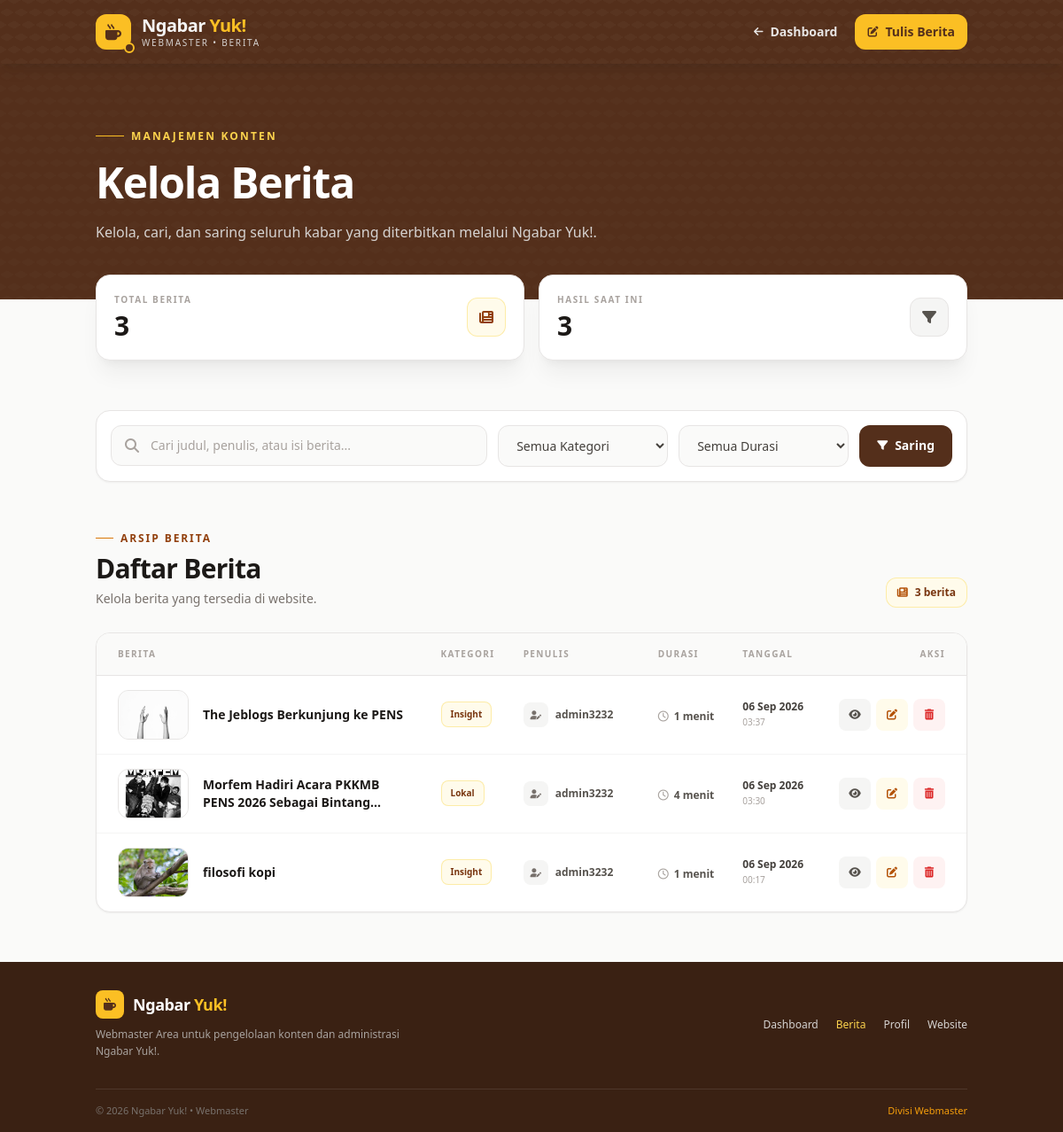
/webmasters/berita/index.php (signed in), run on the app's committed database.
### tables this page shows
CREATE TABLE IF NOT EXISTS `berita` (
  `id` int NOT NULL AUTO_INCREMENT,
  `judul` varchar(255) NOT NULL,
  `kategori` varchar(50) NOT NULL,
  `penulis` varchar(100) NOT NULL,
  `konten` text NOT NULL,
  `gambar` varchar(255) DEFAULT NULL,
  `read_time` int NOT NULL DEFAULT '1',
  `tanggal` timestamp NULL DEFAULT CURRENT_TIMESTAMP,
  PRIMARY KEY (`id`)
);

### webmasters/berita/index.php (the view, shortened to what the rows shown need)
<?php
require_once '../../config.php';
$query = "SELECT * FROM berita WHERE 1=1";
$query .= " ORDER BY id DESC";
$stmt = mysqli_prepare($conn, $query);
mysqli_stmt_execute($stmt);
$result = mysqli_stmt_get_result($stmt);
$jumlahHasil = mysqli_num_rows($result);
?>
<!DOCTYPE html>
<html lang="id">
<head>
    <script src="https://cdn.tailwindcss.com"></script>
    <link
        rel="stylesheet"
        href="https://cdnjs.cloudflare.com/ajax/libs/font-awesome/6.4.0/css/all.min.css">
</head>
<body class="bg-stone-50 text-stone-800 font-sans antialiased min-h-screen flex flex-col selection:bg-amber-200 selection:text-amber-900">
    <main class="flex-1">
        <section class="relative overflow-hidden bg-[#542f1b] text-white">
            <div class="relative max-w-5xl mx-auto px-5 py-14 md:py-16">
                <div class="max-w-3xl">
                    <h1 class="text-4xl md:text-5xl font-black tracking-tight leading-[1.05]">
                        Kelola Berita
                    </h1>
                </div>
            </div>
        </section>
        <section class="max-w-5xl mx-auto px-5 pb-14">
            <div class="flex flex-col sm:flex-row sm:items-end justify-between gap-4 mb-7">
                <div>
                    <h2 class="text-2xl md:text-3xl font-black text-stone-900 tracking-tight">
                        Daftar Berita
                    </h2>
                </div>
            </div>
            <?php if ($jumlahHasil > 0): ?>
                <div class="bg-white border border-stone-200 rounded-2xl shadow-sm overflow-hidden">
                    <div class="hidden md:block overflow-x-auto">
                        <table class="w-full">
                            <thead>
                                <tr class="bg-stone-50 border-b border-stone-200">
                                    <th class="text-left px-6 py-4 text-[10px] uppercase tracking-[0.14em] font-bold text-stone-400">
                                        Berita
                                    </th>
                                    <th class="text-left px-4 py-4 text-[10px] uppercase tracking-[0.14em] font-bold text-stone-400">
                                        Kategori
                                    </th>
                                    <th class="text-left px-4 py-4 text-[10px] uppercase tracking-[0.14em] font-bold text-stone-400">
                                        Penulis
                                    </th>
                                    <th class="text-left px-4 py-4 text-[10px] uppercase tracking-[0.14em] font-bold text-stone-400">
                                        Durasi
                                    </th>
                                    <th class="text-left px-4 py-4 text-[10px] uppercase tracking-[0.14em] font-bold text-stone-400">
                                        Tanggal
                                    </th>
                                    <th class="text-right px-6 py-4 text-[10px] uppercase tracking-[0.14em] font-bold text-stone-400">
                                        Aksi
                                    </th>
                                </tr>
                            </thead>
                            <tbody class="divide-y divide-stone-100">
                                <?php while ($row = mysqli_fetch_assoc($result)): ?>
                                    <tr class="group hover:bg-stone-50/70 transition">
                                        <td class="px-6 py-4">
                                            <div class="flex items-center gap-4 min-w-[300px]">
                                                <div class="w-20 h-14 rounded-xl bg-stone-100 overflow-hidden flex-shrink-0 border border-stone-200">
                                                    <?php if (!empty($row['gambar'])): ?>
                                                        <img
                                                            src="../../assets/img/<?= htmlspecialchars($row['gambar']); ?>"
                                                            alt="<?= htmlspecialchars($row['judul']); ?>"
                                                            class="w-full h-full object-cover">
                                                    <?php else: ?>
                                                        <div class="w-full h-full flex items-center justify-center text-stone-300">
                                                            <i class="fa-solid fa-image"></i>
                                                        </div>
                                                    <?php endif; ?>
                                                </div>
                                                <div class="min-w-0">
                                                    <a
                                                        href="../../detail.php?id=<?= (int)$row['id']; ?>"
                                                        class="text-sm font-black text-stone-900 hover:text-[#542f1b] line-clamp-2 transition">
                                                        <?= htmlspecialchars($row['judul']); ?>
                                                    </a>
                                                </div>
                                            </div>
                                        </td>
                                        <td class="px-4 py-4">
                                            <span class="inline-flex items-center bg-amber-50 border border-amber-200/70 text-amber-900 px-2.5 py-1.5 rounded-lg text-[10px] font-bold whitespace-nowrap">
                                                <?= htmlspecialchars($row['kategori']); ?>
                                            </span>
                                        </td>
                                        <td class="px-4 py-4">
                                            <div class="flex items-center gap-2 min-w-[120px]">
                                                <div class="w-7 h-7 rounded-lg bg-stone-100 text-stone-500 flex items-center justify-center flex-shrink-0">
                                                    <i class="fa-solid fa-user-pen text-[10px]"></i>
                                                </div>
                                                <span class="text-xs font-semibold text-stone-600 truncate">
                                                    <?= htmlspecialchars($row['penulis']); ?>
                                                </span>
                                            </div>
                                        </td>
                                        <td class="px-4 py-4 whitespace-nowrap">
                                            <span class="inline-flex items-center gap-1.5 text-xs font-semibold text-stone-600">
                                                <i class="fa-regular fa-clock text-stone-400"></i>
                                                <?= (int)$row['read_time']; ?> menit
                                            </span>
                                        </td>
                                        <td class="px-4 py-4 whitespace-nowrap">
                                            <div>
                                                <p class="text-xs font-semibold text-stone-700">
                                                    <?= date('d M Y', strtotime($row['tanggal'])); ?>
                                                </p>
                                                <p class="text-[10px] text-stone-400 mt-0.5">
                                                    <?= date('H:i', strtotime($row['tanggal'])); ?>
                                                </p>
                                            </div>
                                        </td>
                                        <td class="px-6 py-4">
                                            <div class="flex items-center justify-end gap-1.5">
                                                <a
                                                    href="../../detail.php?id=<?= (int)$row['id']; ?>"
                                                    title="Lihat Berita"
                                                    class="w-9 h-9 inline-flex items-center justify-center bg-stone-100 hover:bg-stone-200 text-stone-600 rounded-lg transition">
                                                    <i class="fa-solid fa-eye text-xs"></i>
                                                </a>
                                                <a
                                                    href="update.php?id=<?= (int)$row['id']; ?>"
                                                    title="Ubah Berita"
                                                    class="w-9 h-9 inline-flex items-center justify-center bg-amber-50 hover:bg-amber-100 text-amber-700 rounded-lg transition">
                                                    <i class="fa-solid fa-pen-to-square text-xs"></i>
                                                </a>
                                                <a
                                                    href="delete.php?id=<?= (int)$row['id']; ?>"
                                                    title="Hapus Berita"
                                                    class="w-9 h-9 inline-flex items-center justify-center bg-red-50 hover:bg-red-100 text-red-600 rounded-lg transition">
                                                    <i class="fa-solid fa-trash-can text-xs"></i>
                                                </a>
                                            </div>
                                        </td>
                                    </tr>
                                <?php endwhile; ?>
                            </tbody>
                        </table>
                    </div>
                </div>
            <?php endif; ?>
        </section>
    </main>
</body>
</html>

### data on the page
berita: gambar (picture), judul "The Jeblogs Berkunjung ke PENS", kategori "Insight", penulis "admin3232", read_time "1", tanggal "06 Sep 2026", tanggal "03:37"
berita: gambar (picture), judul "Morfem Hadiri Acara PKKMB PENS 2026 Sebagai…", kategori "Lokal", penulis "admin3232", read_time "4", tanggal "06 Sep 2026", tanggal "03:30"
berita: gambar (picture), judul "filosofi kopi", kategori "Insight", penulis "admin3232", read_time "1", tanggal "06 Sep 2026", tanggal "00:17"

### other printed values
$totalBerita "3"
$jumlahHasil "3"
